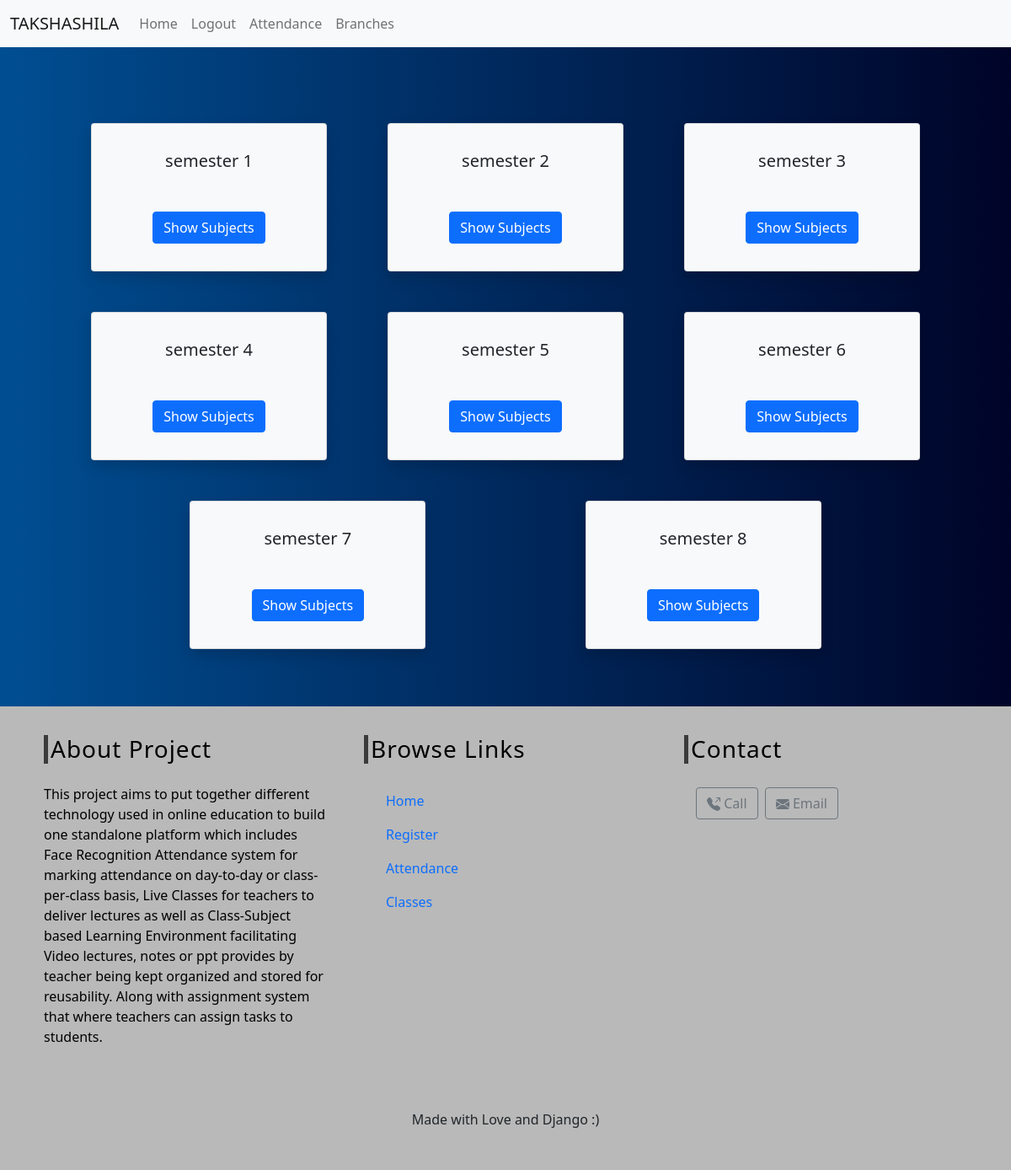
The app's page /classes/branch/CSE/ (signed in) with its own data.
### classes/models.py (models this page shows, shortened)
class Semester(models.Model):
    name = models.CharField(max_length=100)
    slug = models.SlugField(null=True, blank=True)
    branch = models.ForeignKey(Branch, on_delete=models.CASCADE, related_name='semester')
    class Meta:
        unique_together = ('name', 'branch',)

### classes/views.py (the view)
# urls.py: path('branch/<slug:slug>/',views.SemesterListView.as_view(), name='semester_list'),
class SemesterListView(DetailView):
    context_object_name = 'Branches'
    model = Branch
    template_name = 'classes/semester_list_view.html'

### classes/templates/classes/semester_list_view.html (shortened to what this page needs)
{% extends 'index.html' %}
{% block content %}
{% if user.is_authenticated and user.profile.user_type == "teacher" %}
<div class="card-views row">
{% for semester in Branches.semester.all %}
    <div class="card text-center text-dark bg-light col-md-3 col-sm-5 shadow p-3 mb-5 mx-1 px-4">
        <div class="card-body">
            <h5 class="card-title mb-5">{{semester.name}}</h5>
            <a href="{% url 'classes:subjects_list' slug=semester.slug branches=Branches.slug %}" class="btn btn-primary">Show Subjects</a>
        </div>
    </div>
{%endfor%}
</div>
{% else %}
<script>
    alert("You are not authorised")
    window.location.replace("{% url 'index' %}");
</script>
{% endif %}
{% endblock %}

### templates/index.html (style rules this page uses)
body { background: #000428; background: -webkit-linear-gradient(to right, #004e92, #000428); background: linear-gradient(to right, #004e92, #000428); }
.card-views { display: flex; justify-content: space-evenly; flex-direction: row; flex-wrap: wrap; text-align: center; margin-top: 20px; }

### records on screen
Semester: name "semester 1"
Semester: name "semester 2"
Semester: name "semester 3"
Semester: name "semester 4"
Semester: name "semester 5"
Semester: name "semester 6"
Semester: name "semester 7"
Semester: name "semester 8"
